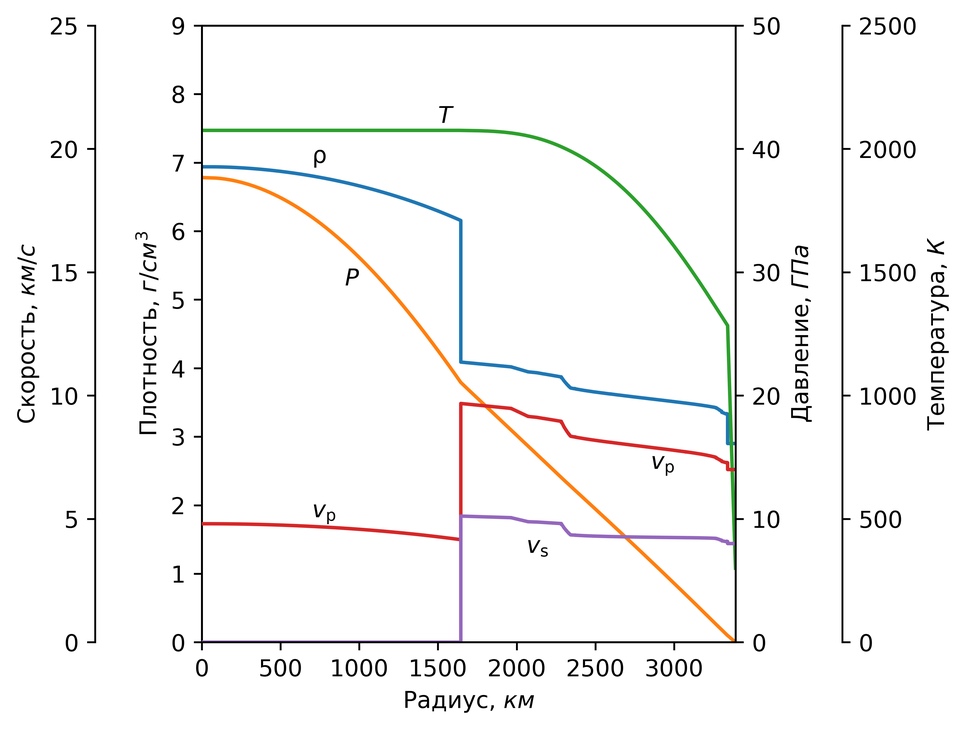
#> input picture data/png/distr_bf97.png, 966 x 730 px, shrunk from 3475 x 2625 before the run
$ python modelling_diagram.py
#> lines starting #> are read from the running program, lines starting #| are printed output that depends on the picture
import matplotlib.pyplot as plt
import matplotlib.patches as ptc
import matplotlib.image as mimg

img = mimg.imread('../../data/png/distr_bf97.png')
#> img is the input picture: shape (730, 966, 4) float32; mean R, G, B, A 0.967, 0.966, 0.964, 1

fig, ax = plt.subplots()
rect = ptc.Rectangle((0.25, 0.3), width=0.5, height=0.4, fill=False)
ax.add_patch(rect)
ax.imshow(img, extent=(0.25, 0.75, 0.3, 0.7))
ax.axis('off')
ax.set_xlim((0,1))
ax.set_ylim((0,1))
ax.text(0.5, 0.25, 'Модель', ha='center', va='center')
plt.show()
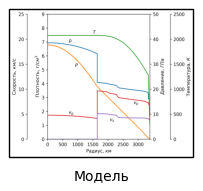
#> figure drawn by matplotlib, 1 panel

$ run again, with data/png/comparing_chem_models_bf97_ath.png copied over data/png/distr_bf97.png
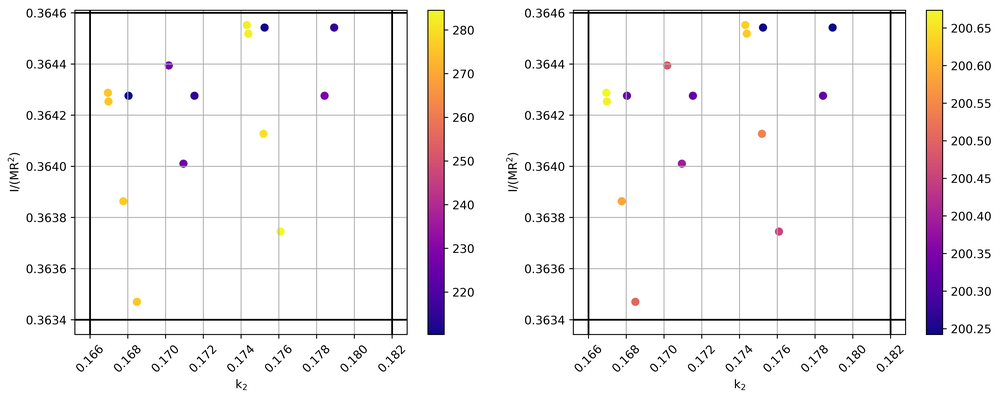
#> input picture data/png/comparing_chem_models_bf97_ath.png, 1000 x 399 px, shrunk from 7124 x 2843 before the run
#> img is the input picture: shape (399, 1000, 4) float32; mean R, G, B, A 0.951, 0.941, 0.943, 1
#> `plt.show()`:
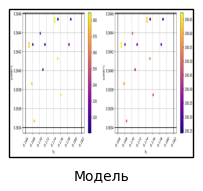
#> figure drawn by matplotlib, 1 panel

$ run again, with data/png/comparing_chem_models_bf97_atl.png copied over data/png/distr_bf97.png
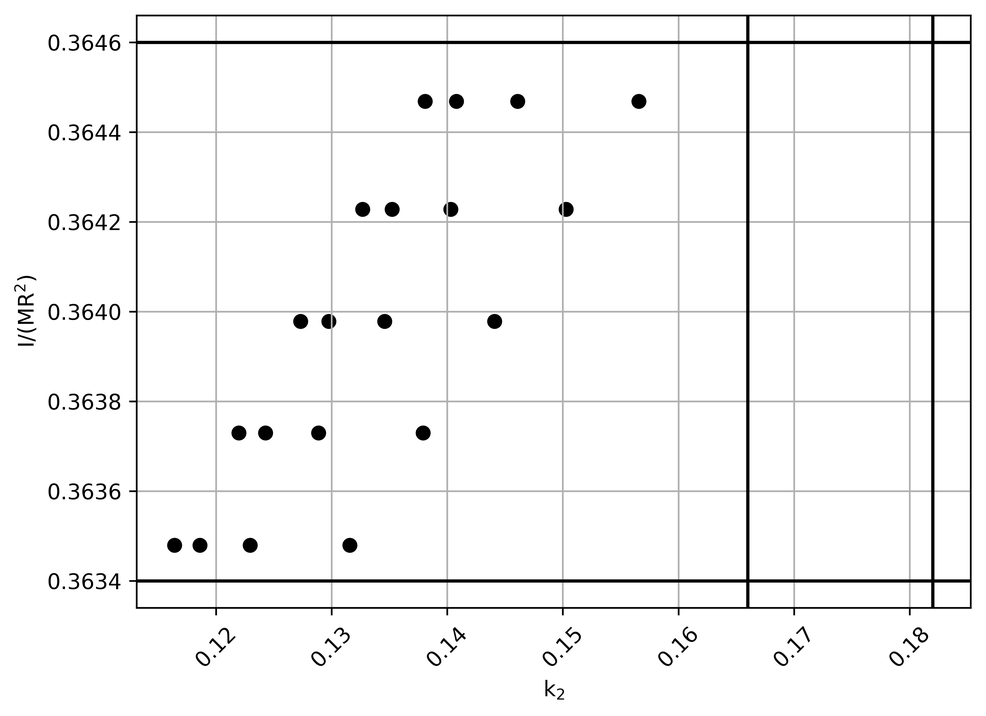
#> input picture data/png/comparing_chem_models_bf97_atl.png, 986 x 716 px, shrunk from 3848 x 2792 before the run
#> img is the input picture: shape (716, 986, 4) float32; mean R, G, B, A 0.962, 0.962, 0.962, 1
#> `plt.show()`:
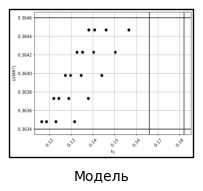
#> figure drawn by matplotlib, 1 panel
